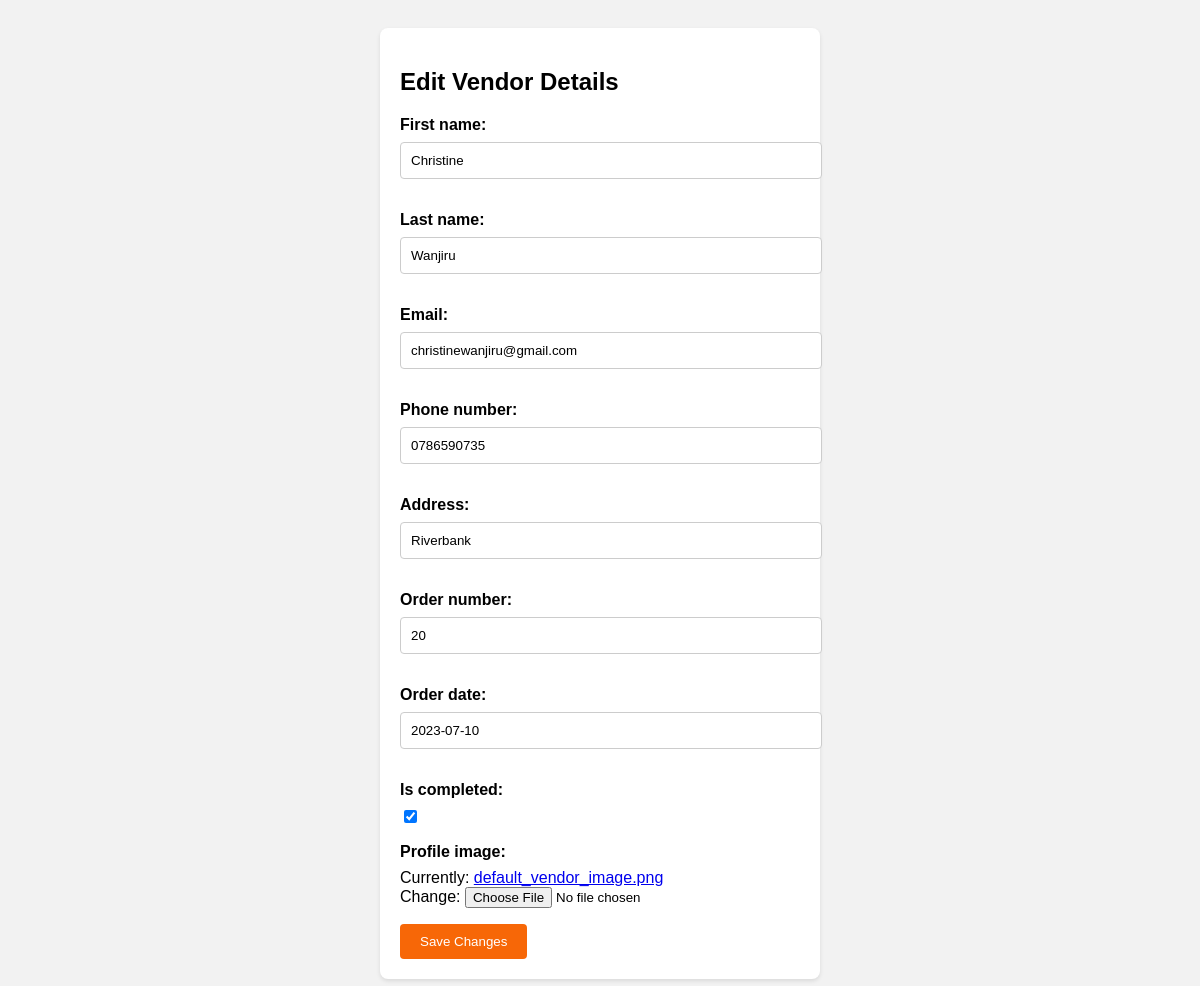
Page /vendor/vendors/edit/2/ on the committed database.
### vendor/models.py (models this page shows, shortened)
class Vendor(models.Model):
    first_name = models.CharField(max_length=50)
    last_name = models.CharField(max_length=50)
    email = models.EmailField(unique=True)
    phone_number = models.CharField(max_length=20)
    address=models.CharField(max_length=20)
    order_number = models.CharField(max_length=50)
    order_date = models.DateField()
    is_completed = models.BooleanField(default=False)
    profile_image = models.ImageField(upload_to='vendor_images/', default='default_vendor_image.png')

### vendor/views.py (the view)
# urls.py: path("vendors/edit/<int:pk>/", edit_vendor, name="edit-vendor"),
def edit_vendor(request, pk):
    vendor = Vendor.objects.get(pk=pk)
    if request.method == 'POST':
        form = VendorForm(request.POST, instance=vendor)
        if form.is_valid():
            form.save()
            return redirect('vendor-list')
    else:
        form = VendorForm(instance=vendor)
    return render(request, 'vendor/edit_vendor.html', {'form': form, 'vendor': vendor})

### vendor/forms.py
class VendorForm(forms.ModelForm):
    class Meta:
        model = Vendor
        fields = '__all__'

### templates/vendor/edit_vendor.html (shortened to what this page needs)
<!DOCTYPE html>
<html lang="en">
<head>
</head>
<body>
    <div class="edit-vendor-form">
        <h2>Edit Vendor Details</h2>
        <form method="POST">
            {{ form.as_p }}
            <button type="submit">Save Changes</button>
        </form>
    </div>
</body>
</html>

### templates/vendor/edit_vendor.html (style rules this page uses)
body { font-family: Arial, sans-serif; background-color: #F2F2F2; padding: 20px; }
.edit-vendor-form { max-width: 400px; margin: 0 auto; background-color: #fff; padding: 20px; border-radius: 8px; box-shadow: 0 2px 4px rgba(0, 0, 0, 0.1); }
.edit-vendor-form label { display: block; margin-bottom: 8px; font-weight: bold; }
.edit-vendor-form input[type="text"], .edit-vendor-form input[type="email"], .edit-vendor-form input[type="tel"] { width: 100%; padding: 10px; margin-bottom: 16px; border: 1px solid #ccc; border-radius: 4px; }
.edit-vendor-form button { background-color: #f76707; color: #fff; border: none; padding: 10px 20px; border-radius: 4px; cursor: pointer; }

### rows in the picture
Vendor: first_name "Christine", last_name "Wanjiru", email "christinewanjiru@gmail.com", phone_number "0786590735", address "Riverbank", order_number "20", order_date "2023-07-10", is_completed "☑"
